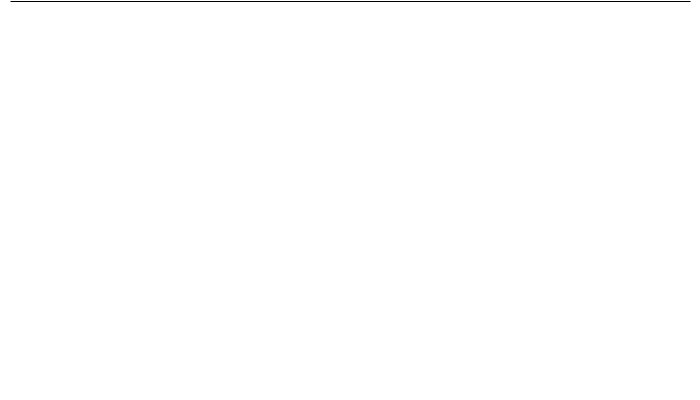
Frame 1 (no input)
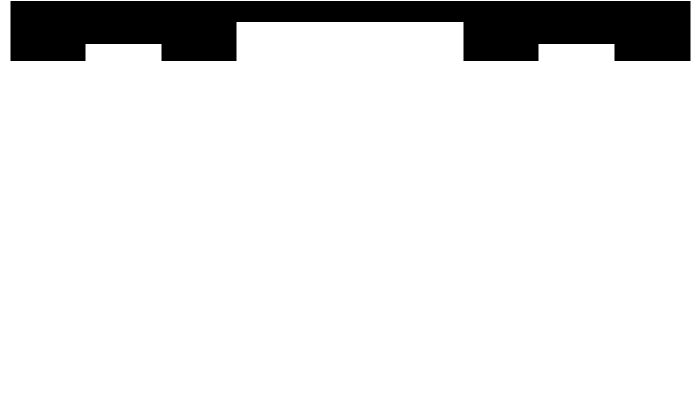
Frame 60 (the mouse pressed at the canvas centre just before this capture)
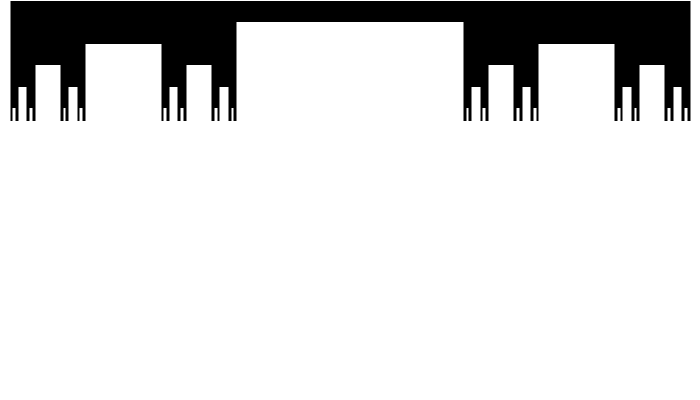
Frame 120 (the mouse held since frame 60 and released just before this capture)

The Processing sketch that drew these frames (run headless with seeded random() and noise(); from frame 60 on, the mouse is pressed at the canvas centre):

// Processing sketch: e09_cantor_bloody
// ── e09_cantor_bloody.pde
float m;

void setup()
{
  size(700, 400);
  background(255);
  strokeWeight(1);
  strokeCap(SQUARE);
  m = width;
}

void draw()
{
  m = m * 0.95;
  cantor(10, 690);
}

void cantor(float xp, float xk)
{
  float d = (xk-xp)/3.0;
  if (d > m)
  {

    cantor(xp, xp+d);
    cantor(xk-d, xk);
  } 
  else
  { 
    line(xp, frameCount, xk, frameCount);
  }
}
